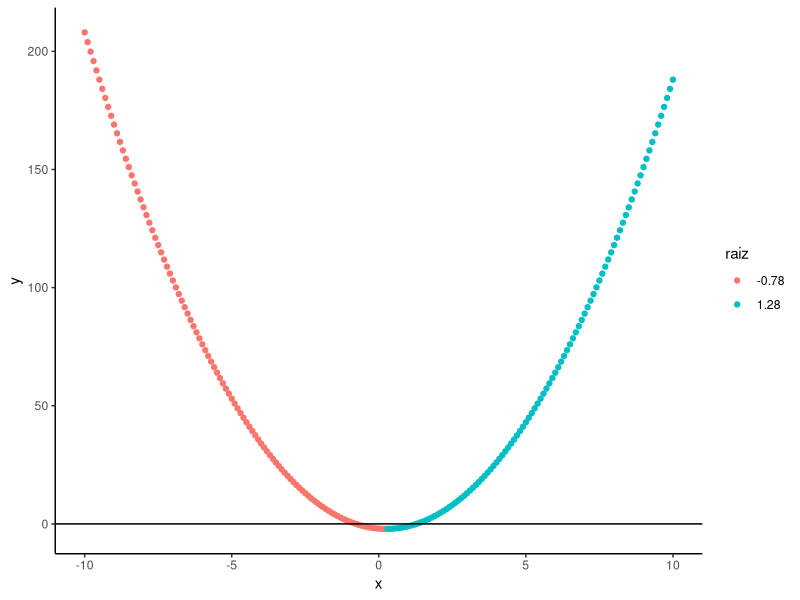

Source code (R):
## ---- chunk 1
calcD = function(f, x, h = 10^(-8)){
  result = Im(f(complex(real = x, imaginary = h)))/h
  return(result)
}

newton = function(x, f, error = 10^(-8), ...){
  xk = x
  xk_1 = xk+1
  count = 1
  while(abs(xk_1 - xk) > error || f(xk_1) > error){
    xk_1 = xk - f(xk)/calcD(f, xk)
    xk = xk_1
    if(xk == Inf){
      return(0)
    }
  }
  return(xk_1)
}
newton = Vectorize(newton, "x")
## ---- chunk 2
f = function(x){
  result = x + sqrt(x^2 + 1)
  return(result)
}

est_par = function(f, p){
  
  aux_f = function(x){
    return(f(x) - p)
  }
  
  my_x = newton(1, aux_f)
  result = my_x - sqrt(my_x^2 + 1)
  return(result)
}

est_par(f, 2) + est_par(f, 3) + est_par(f, 6)
## ---- chunk 3
library(ggplot2)

f = function(x){
  result = 2*x^2 - x - 2
  return(result)
}
f = f |> Vectorize("x")

dados = data.frame(x = seq(-10, 10, by = 0.1))
dados$y = dados$x |> f()
dados$raiz = dados$x |> newton(f = f, error = 10^(-10), h = 10^(-10)) |> round(2) |> as.factor()

ggplot(dados)+
  geom_point(aes(x = x, y = y, color = raiz))+
  geom_hline(yintercept = 0)+
  theme_classic()
